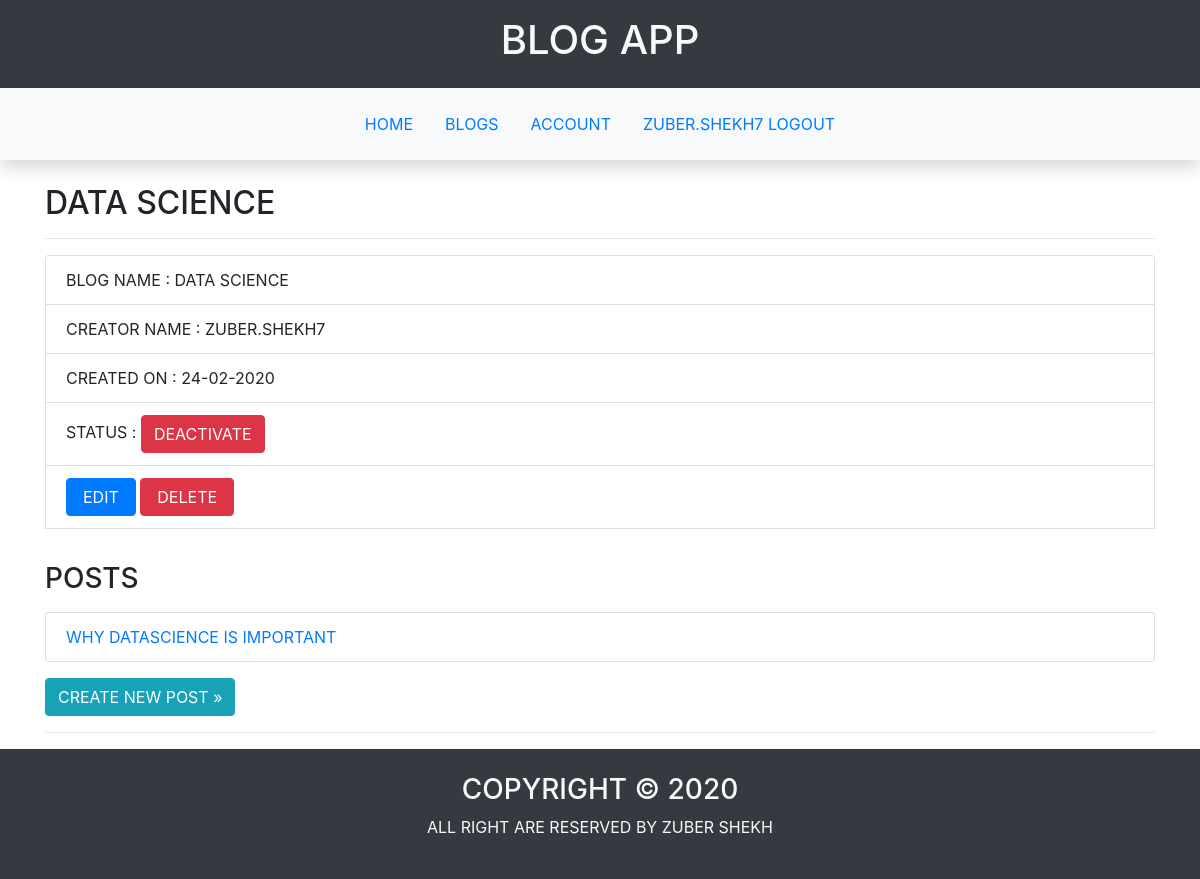
Screenshot of /blog/6 (signed in) with the database file from the repository.
### blogapp/user/models.py (models this page shows, shortened)
class UserModel(db.Model,UserMixin):
    __tablename__='user'
    id=db.Column(db.Integer,primary_key=True)
    username=db.Column(db.String(20),unique=True,nullable=False)
    email=db.Column(db.String(20),unique=True,nullable=False)
    password=db.Column(db.String(256),nullable=False)
    first_name=db.Column(db.String(20),nullable=False)
    last_name=db.Column(db.String(20),nullable=False)
    dob=db.Column(db.DateTime,nullable=False)
    gender=db.Column(db.String,nullable=False)
    mobile_no=db.Column(db.String(10),unique=True,nullable=False)
    profile_pic=db.Column(db.String,default='default_profile.jpg')
    blogs=db.relationship('BlogModel',backref='creator',lazy=True)

### blogapp/blog/models.py (models this page shows, shortened)
class BlogModel(db.Model):
    __tablename__='blog'
    id=db.Column(db.Integer,primary_key=True)
    name=db.Column(db.String(30),unique=True,nullable=False)
    creator_id=db.Column(db.Integer,db.ForeignKey('user.id'))
    date_of_creation=db.Column(db.DateTime,default=datetime.now)
    is_active=db.Column(db.Boolean,default=False)
    posts=db.relationship('PostModel',backref='blog',lazy=True)

### blogapp/post/models.py (models this page shows, shortened)
class PostModel(db.Model):
    __tablename__='post'
    id=db.Column(db.Integer,primary_key=True)
    title=db.Column(db.String(50),nullable=False)
    content=db.Column(db.Text,nullable=False)
    created_on=db.Column(db.DateTime,default=datetime.now)
    blog_id=db.Column(db.Integer,db.ForeignKey('blog.id'))

### blogapp/blog/views.py (the view)
@blog.route('/<int:id>')
@login_required
def view_blog(id):
    blog=BlogModel.query.get_or_404(id)
    if current_user.username!=blog.creator.username:
        abort(403)
    return render_template('blog/blog.html',blog=blog)

### blogapp/user/models.py (called while the page is built)
@login_manager.user_loader
def load_user(id):
    return UserModel.query.get(int(id))

### blogapp/templates/blog/blog.html (shortened to what this page needs)
{%extends 'main/base.html'%}
{%block main%}
<section class="container text-uppercase">
    <div class="row">
        <div class="col">
            <h2>{{blog.name}}</h2>
            <hr>
            <ul class="list-group">
                <li class="list-group-item">blog name : {{blog.name}}</li>
                <li class="list-group-item">creator name : {{blog.creator.username}}</li>
                <li class="list-group-item">created on : {{blog.date_of_creation.strftime('%d-%m-%Y')}}</li>
                <li class="list-group-item">status : <a class="btn btn-{% if blog.is_active %}danger{%else%}success{%endif%}" href="{{url_for('blog.change_blog_status',id=blog.id)}}">{%if blog.is_active%}deactivate{%else%}activate{%endif%}</a></li>
                <li class="list-group-item"><a class="btn btn-primary px-3" href="{{url_for('blog.update_blog',id=blog.id)}}">edit</a> <a class="btn btn-danger px-3" href="{{url_for('blog.delete_blog',id=blog.id)}}">delete</a></li>
            </ul>
            <h3>posts</h3>
            {%if blog.posts%}
                <ul class="list-group my-3">
                    {%for post in blog.posts%}
                        <li class="list-group-item"><a href="{{url_for('post.view_post',id=post.id)}}">{{post.title}}</a></li>
                    {%endfor%}
                </ul>
            {%else%}
                <div class="alert alert-info">no post avaliable</div>
            {%endif%}
            <a class="btn btn-info" href="{{url_for('post.create_post',id=blog.id)}}">create new post &raquo;</a>
        </div>
    </div>
    <hr>
</section>
{%endblock%}

### blogapp/templates/main/base.html (shortened to what this page needs)
<!DOCTYPE html>
<html lang="en">
<head>
    <link rel="stylesheet" href="https://stackpath.bootstrapcdn.com/bootstrap/4.4.1/css/bootstrap.min.css">
</head>
<body>
    <header>
        <section class="container-fluid  text-center text-uppercase bg-dark text-light p-3">
            <h1>blog app</h1>
        </section>
    </header>
    <nav class="position-sticky mb-4 p-3 shadow fixed-top bg-light">
        <ul class="nav justify-content-center text-uppercase">
            <li class="nav-item"><a class="nav-link" href="{{url_for('main.index')}}">home</a></li>
            <li class="nav-item"><a class="nav-link" href="{{url_for('blog.blogs')}}">blogs</a></li>
            {%if current_user.is_authenticated %}
                <li class="nav-item"><a class="nav-link" href="{{url_for('user.home')}}">account</a></li>
                <li class="nav-item"><a class="nav-link" href="{{url_for('user.logout')}}">{{current_user.username}} logout</a></li>
            {%else%}
                <li class="nav-item"><a class="nav-link" href="{{url_for('user.signup')}}">signup</a></li>
                <li class="nav-item"><a class="nav-link" href="{{url_for('user.login')}}">login</a></li>
            {%endif%}
        </ul>
    </nav>
    <main>
        {%block main%}
        {%endblock%}
    </main>
    <footer class="mt-3">
        <section class="bg-dark text-center text-uppercase p-4 text-light">
            <h3>copyright &copy; 2020</h3>
            <p>all right are reserved by zuber shekh</p>
        </section>
    </footer>
</body>
</html>

### rows the page displays
UserModel: username "ZUBER.SHEKH7", creator.username "ZUBER.SHEKH7"
BlogModel: name "DATA SCIENCE", date_of_creation "24-02-2020"
PostModel: title "WHY DATASCIENCE IS IMPORTANT"
